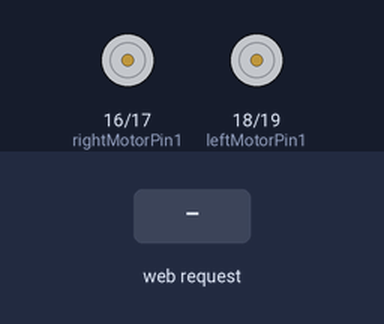
A sketch run on a simulated ESP32. Parts: motor-driver pin pairs drawn as motors (green arrow = first pin HIGH = forward, orange = second pin HIGH = backward, longer = more drive, scaled by the enable pin). The test bench sets the inputs (shaded band). What the sketch prints to the serial monitor is not drawn.

Above: at 1.2 s.
1.3 s: HTTP request GET /forward received
At 2.3 s:
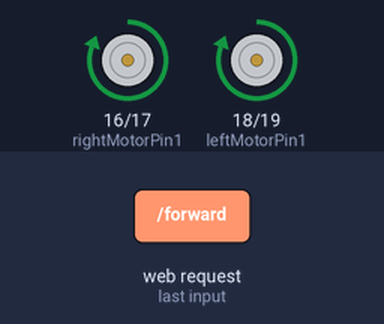
2.8 s: HTTP request GET /backward received
At 3.5 s:
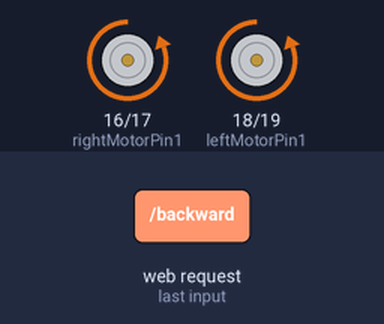
4.3 s: HTTP request GET /left received
At 4.6 s:
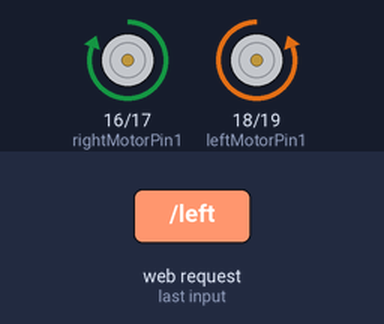
5.8 s: HTTP request GET /right received
At 6.9 s:
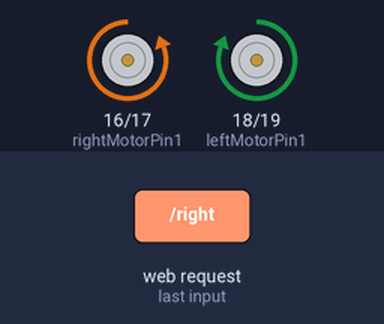
7.3 s: HTTP request GET /stop received
At 8.1 s:
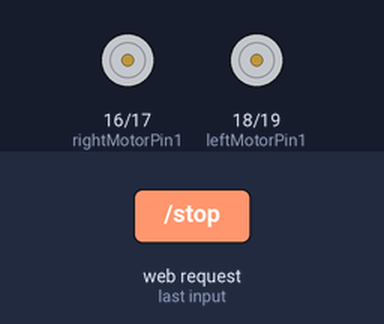
Timing chart, 0 to 9.8 s (numbered marks = the images above; inputs shaded):
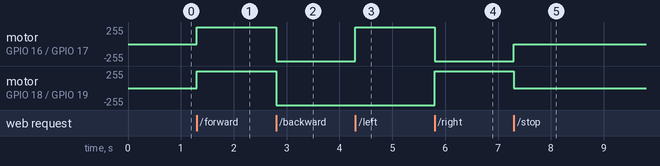

Measured:
- after the input at 1.3 s, motor on GPIO 16 (rightMotorPin1) / GPIO 17 (rightMotorPin2), motor on GPIO 18 (leftMotorPin1) / GPIO 19 (leftMotorPin2): stopped → forward 255/255 at once
- after the input at 2.8 s, motor on GPIO 16 (rightMotorPin1) / GPIO 17 (rightMotorPin2), motor on GPIO 18 (leftMotorPin1) / GPIO 19 (leftMotorPin2): forward 255/255 → backward 255/255 at once
- after the input at 4.3 s, motor on GPIO 16 (rightMotorPin1) / GPIO 17 (rightMotorPin2): backward 255/255 → forward 255/255 at once
- after the input at 5.8 s, motor on GPIO 16 (rightMotorPin1) / GPIO 17 (rightMotorPin2): forward 255/255 → backward 255/255 at once; motor on GPIO 18 (leftMotorPin1) / GPIO 19 (leftMotorPin2): backward 255/255 → forward 255/255 at once
- after the input at 7.3 s, motor on GPIO 16 (rightMotorPin1) / GPIO 17 (rightMotorPin2): backward 255/255 → stopped at once; motor on GPIO 18 (leftMotorPin1) / GPIO 19 (leftMotorPin2): forward 255/255 → stopped at once

The sketch:

LOCALCAR.ino
```cpp
#include <WiFi.h>
#include <WebServer.h>

// --- Wi-Fi Hotspot Credentials ---
const char* ssid = "ESP32_Rover";
const char* password = "password123"; // Must be at least 8 characters

// --- Web Server on Port 80 ---
WebServer server(80);

// --- Right Motor Pins ---
const int enableRightMotor = 22;
const int rightMotorPin1 = 16;
const int rightMotorPin2 = 17;

// --- Left Motor Pins ---
const int enableLeftMotor = 23;
const int leftMotorPin1 = 18;
const int leftMotorPin2 = 19;

#define MAX_MOTOR_SPEED 255

// --- PWM Settings (Core 2.0.7) ---
const int PWMFreq = 1000;
const int PWMResolution = 8;
const int rightMotorChannel = 4;
const int leftMotorChannel = 5;

// ==========================================
// HTML & JS Webpage (Stored in ESP32 Memory)
// ==========================================
const char index_html[] PROGMEM = R"rawliteral(
<!DOCTYPE html>
<html>
<head>
  <meta name="viewport" content="width=device-width, initial-scale=1.0, maximum-scale=1.0, user-scalable=no">
  <style>
    body { font-family: Arial, sans-serif; text-align: center; background-color: #222; color: white; margin-top: 50px; user-select: none; -webkit-user-select: none; }
    .d-pad { display: flex; flex-direction: column; align-items: center; gap: 10px; margin-top: 30px; }
    .row { display: flex; gap: 10px; }
    .btn { width: 90px; height: 90px; font-size: 20px; font-weight: bold; border-radius: 15px; border: none; background-color: #007bff; color: white; touch-action: manipulation; box-shadow: 0 5px #0056b3; }
    .btn:active { background-color: #0056b3; box-shadow: 0 2px #004085; transform: translateY(3px); }
    .btn-stop { background-color: #dc3545; box-shadow: 0 5px #a71d2a; }
    .btn-stop:active { background-color: #a71d2a; box-shadow: 0 2px #7c151f; transform: translateY(3px); }
  </style>
  <script>
    // Sends a quick background request to the ESP32
    function sendCmd(cmd) {
      fetch('/' + cmd);
    }
  </script>
</head>
<body>
  <h2>ESP32 Wi-Fi Rover</h2>
  <div class="d-pad">
    <div class="row">
      <button class="btn"
        onmousedown="sendCmd('forward')" onmouseup="sendCmd('stop')" onmouseleave="sendCmd('stop')"
        ontouchstart="sendCmd('forward')" ontouchend="sendCmd('stop')">FWD</button>
    </div>

    <div class="row">
      <button class="btn"
        onmousedown="sendCmd('left')" onmouseup="sendCmd('stop')" onmouseleave="sendCmd('stop')"
        ontouchstart="sendCmd('left')" ontouchend="sendCmd('stop')">LEFT</button>

      <button class="btn btn-stop" onclick="sendCmd('stop')">STOP</button>

      <button class="btn"
        onmousedown="sendCmd('right')" onmouseup="sendCmd('stop')" onmouseleave="sendCmd('stop')"
        ontouchstart="sendCmd('right')" ontouchend="sendCmd('stop')">RIGHT</button>
    </div>

    <div class="row">
      <button class="btn"
        onmousedown="sendCmd('backward')" onmouseup="sendCmd('stop')" onmouseleave="sendCmd('stop')"
        ontouchstart="sendCmd('backward')" ontouchend="sendCmd('stop')">REV</button>
    </div>
  </div>
</body>
</html>
)rawliteral";

// ==========================================
// Motor Logic
// ==========================================
void rotateMotor(int rightMotorSpeed, int leftMotorSpeed) {
  if (rightMotorSpeed < 0) {
    digitalWrite(rightMotorPin1, LOW);
    digitalWrite(rightMotorPin2, HIGH);
  } else if (rightMotorSpeed > 0) {
    digitalWrite(rightMotorPin1, HIGH);
    digitalWrite(rightMotorPin2, LOW);
  } else {
    digitalWrite(rightMotorPin1, LOW);
    digitalWrite(rightMotorPin2, LOW);
  }

  if (leftMotorSpeed < 0) {
    digitalWrite(leftMotorPin1, LOW);
    digitalWrite(leftMotorPin2, HIGH);
  } else if (leftMotorSpeed > 0) {
    digitalWrite(leftMotorPin1, HIGH);
    digitalWrite(leftMotorPin2, LOW);
  } else {
    digitalWrite(leftMotorPin1, LOW);
    digitalWrite(leftMotorPin2, LOW);
  }

  ledcWrite(rightMotorChannel, abs(rightMotorSpeed));
  ledcWrite(leftMotorChannel, abs(leftMotorSpeed));
}

// ==========================================
// Web Server Route Handlers
// ==========================================
void handleRoot() {
  server.send(200, "text/html", index_html);
}

void handleForward() {
  rotateMotor(MAX_MOTOR_SPEED, MAX_MOTOR_SPEED);
  server.send(200, "text/plain", "Forward");
}

void handleBackward() {
  rotateMotor(-MAX_MOTOR_SPEED, -MAX_MOTOR_SPEED);
  server.send(200, "text/plain", "Backward");
}

void handleLeft() {
  rotateMotor(MAX_MOTOR_SPEED, -MAX_MOTOR_SPEED);
  server.send(200, "text/plain", "Left");
}

void handleRight() {
  rotateMotor(-MAX_MOTOR_SPEED, MAX_MOTOR_SPEED);
  server.send(200, "text/plain", "Right");
}

void handleStop() {
  rotateMotor(0, 0);
  server.send(200, "text/plain", "Stopped");
}

// ==========================================
// Main Setup & Loop
// ==========================================
void setup() {
  Serial.begin(115200);

  // Setup Motor Pins
  pinMode(rightMotorPin1, OUTPUT);
  pinMode(rightMotorPin2, OUTPUT);
  pinMode(leftMotorPin1, OUTPUT);
  pinMode(leftMotorPin2, OUTPUT);

  // Setup PWM
  ledcSetup(rightMotorChannel, PWMFreq, PWMResolution);
  ledcSetup(leftMotorChannel, PWMFreq, PWMResolution);
  ledcAttachPin(enableRightMotor, rightMotorChannel);
  ledcAttachPin(enableLeftMotor, leftMotorChannel);
  rotateMotor(0, 0);

  // Create Wi-Fi Hotspot (Access Point)
  Serial.println("Starting Wi-Fi Access Point...");
  WiFi.softAP(ssid, password);

  // IP Address is always 192.168.4.1 by default
  Serial.print("Connect to Wi-Fi: ");
  Serial.println(ssid);
  Serial.println("Then open a web browser and go to: http://192.168.4.1");

  // Assign routes to handlers
  server.on("/", HTTP_GET, handleRoot);
  server.on("/forward", HTTP_GET, handleForward);
  server.on("/backward", HTTP_GET, handleBackward);
  server.on("/left", HTTP_GET, handleLeft);
  server.on("/right", HTTP_GET, handleRight);
  server.on("/stop", HTTP_GET, handleStop);

  // Start the server
  server.begin();
}

void loop() {
  // Constantly listen for HTTP requests from the phone
  server.handleClient();
}
```
